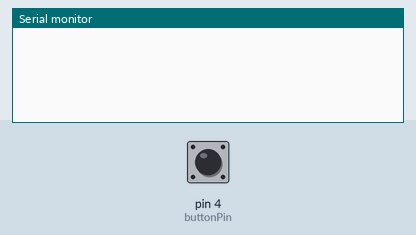
The sketch below on a simulated Arduino Uno, built with avr-gcc and run on an emulated ATmega328P. Shown: the last lines printed to the serial monitor. The test bench sets the inputs (shaded band); at power-on: pin 4 (buttonPin) HIGH.

Above: at 1.2 s.
1.3 s: pin 4 (buttonPin) pulled LOW for 0.15 s
At 1.9 s:
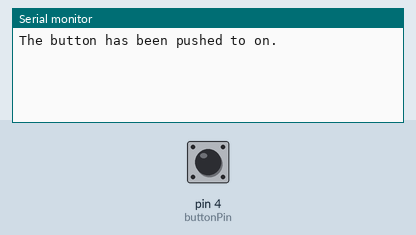
2.9 s: pin 4 (buttonPin) pulled LOW for 1 s
At 3.6 s:
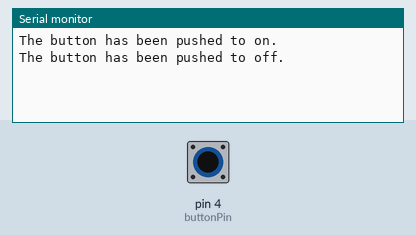

Measured:
- after the input at 1.3 s, the serial monitor: prints a new line after 0.15 s (image 1)
- after the input at 2.9 s, the serial monitor: prints a new line at once (image 2)

The sketch:

sketch_part1.ino
```cpp
const int buttonPin = 4; // read from button pin PD2
int buttonState = 1;     // current state (on or off) of button
int printFlag = 0;       // flag to determine if should print button state

// for debouncing
unsigned long lastDebounceTime = 0;
const unsigned long debounceDelay = 50;

void setup()
{
  Serial.begin(9600);
  PORTD = 0b11111111; // Set all PORTD pins to high (enable internal pull-up resistors)
  DDRD = 0b00000000;  // Set all PORTD pins as inputs
}

// read the button's state
int readButton()
{
  if ((PIND & (1 << buttonPin)))
  {
    return 1; // button pressed
  }
  else
  {
    return 0; // button not pressed
  }
}

void loop()
{
  unsigned long currentTime = millis(); // Get the current time in milliseconds

  int currentButtonState = readButton(); // get button's state

  // check if still debouncing
  if (currentButtonState != buttonState && (currentTime - lastDebounceTime) > debounceDelay)
  {
    buttonState = currentButtonState;
    lastDebounceTime = currentTime;

    // If the button is pressed and the flag is not set
    if (buttonState == 1 && printFlag == 0)
    {
      Serial.println("The button has been pushed to on.");
      printFlag = 1; // Set the flag
    }
    // If the button is released and the flag is set
    else if (buttonState == 0 && printFlag == 1)
    {
      Serial.println("The button has been pushed to off.");
      printFlag = 0; // Clear the flag
    }
  }
}
```
